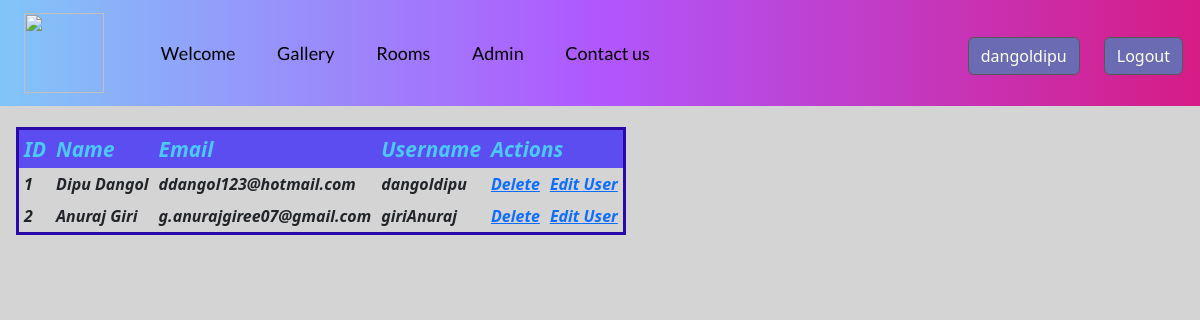
Page /get_data.php (signed in) on the committed database.
### tables this page shows
CREATE TABLE `logindetails` (
  `id` int(11) NOT NULL,
  `firstname` varchar(255) NOT NULL,
  `lastname` varchar(255) NOT NULL,
  `phone` varchar(255) NOT NULL,
  `password` varchar(255) NOT NULL,
  `email` varchar(255) NOT NULL,
  `username` varchar(255) NOT NULL,
  `role` int(11) NOT NULL
);

### classesandfunctions.php (called while the page is built, shortened)
<?php
function admin_check($c){
    $u = $_SESSION['username'];
    $s = "SELECT * FROM logindetails where username='$u'";
    $r = mysqli_query($c, $s);
    return $r;
}
?>

### get_data.php (the view, shortened to what this page needs)
<html>
<head>
</head>
<body>
    <?php
    include "header.php";
    $db = new db_connect();
    $con = $db->connectdb();
    $sql = "SELECT * FROM logindetails";
    $result = mysqli_query($con, $sql);
    $r = admin_check($con);
    while ($rou = $r->fetch_assoc()) {
        if ($rou["role"] == 1) {
            if (mysqli_num_rows($result) > 0) {
    ?>
                <table>
                    <tr>
                        <th>ID</th>
                        <th>Name</th>
                        <th>Email</th>
                        <th>Username</th>
                        <th colspan=2>Actions</th>
                    </tr>
                    <?php
                    while ($row = mysqli_fetch_assoc($result)) {
                    ?>
                        <tr>
                            <td><?php echo $row["id"] ?></td>
                            <td><?php echo  $row["firstname"] . " " . $row["lastname"]  ?></td>
                            <td><?php echo $row["email"] ?></td>
                            <td><?php echo $row["username"] ?></td>
                            <td><a href="delete.php?id=<?php echo $row["id"]; ?>">Delete</a></td>
                            <td><a href="update.php?id=<?php echo $row["id"]; ?>">Edit User</a></td>
                        </tr>
                    <?php
                    }
                    ?>
                </table>
    <?php
            } else {
                echo "Data not found!!";
            }
        } else {
            echo "You are not an admin!!";
        }
    }
    ?>
</body>
</html>

### header.php (shortened to what this page needs)
<!DOCTYPE html>
<html lang="en">
<head>
  <link rel="stylesheet" href="https://cdn.jsdelivr.net/npm/bootstrap@5.2.1/dist/css/bootstrap.min.css" integrity=sha384-iYQeCzEYFbKjA/T2uDLTpkwGzCiq6soy8tYaI1GyVh/UjpbCx/TYkiZhlZB6+fzT" />
  <link rel="stylesheet" href="https://cdnjs.cloudflare.com/ajax/libs/font-awesome/4.7.0/css/font-awesome.min.css" />
  <link rel="stylesheet" type="text/css" href="css/style1.css" />
  <link rel="stylesheet" href="https://cdnjs.cloudflare.com/ajax/libs/animate.css/4.1.1/animate.min.css" />
  <link rel="stylesheet" href="https://cdnjs.cloudflare.com/ajax/libs/OwlCarousel2/2.3.4/assets/owl.carousel.min.css" />
</head>
<body>
  <?php
  require_once "classesandfunctions.php";
  $u = $_SESSION['username'];
  $db = new db_connect();
  $con = $db->connectdb();
  $r = admin_check($con);
  ?>
  <header>
    <div class="container-fliud">
      <nav class="navbar navbar-expand-lg navbar-light bg-light">
        <div class="container-fluid">
          <a class="navbar-brand" href="#"><img src="../assets/logo.png" style="height: 80px; margin-left: -100px" /></a>
          <div class="collapse navbar-collapse" id="navbarScroll">
            <ul class="navbar-nav me-auto my-2 my-lg-0 navbar-nav-scroll" style="--bs-scroll-height: 100px">
            <li class="nav-item">
                <a class="nav-link" href="welcome.php">Welcome</a>
              </li>
              <li class="nav-item">
                <a class="nav-link" href="gallery.php">Gallery</a>
              </li>
              <li class="nav-item">
                <a class="nav-link" href="roomselect.php">Rooms</a>
              </li>
              <?php
              while ($rou = $r->fetch_assoc()) {
                if ($rou["role"] == 1) {
              ?>
                  <li class="nav-item">
                    <a class="nav-link" href="admin.php">Admin</a>
                  </li>
              <?php
                }
              }
              ?>
              <li class="nav-item">
                <a class="nav-link" href="#">Contact us</a>
              </li>
            </ul>
            <div class="log-controls">
            <form class="me-auto" method="post" action="profile.php">
              <button type="submit" name="logout" class="btn btn-light">
              <?php echo $u ?>
              </button>
            </form>
            <form class="me-auto" method="post" action="logout.php">
                  <button type="submit" name="logout" class="btn btn-light">
                    Logout
                  </button>
                </form>
            </div>
          </div>
        </div>
      </nav>
    </div>
  </header>
</body>
</html>

### css/style1.css (style rules this page uses)
* { box-sizing: border-box; margin: 0; padding: 0; }
:root { --Sniglet-font: "Sniglet", cursive; --Rubik: "Rubik", cursive; --Patua: "Patua One", cursive; --Lobster: "lobster", cursive; --light-black: #2e2c2caf; --bggradient: linear-gradient(to bottom, #9662e9, #5154ee); --bggradient: linear-gradient(to left, #d61c86 0%, #b057fd 50%, #81c6f8 100%); --light-gray: rgba(255, 255, 255, 0.877); }
body { background-color: #d4d4d4; }
header a { font-family: var(--Sniglet-font); font-size: 0.9em; color: whitesmoke; }
.navbar { background-color: #ff3cac; background: var(--bggradient); }
header .nav-item:last-child { padding-right: 3em; }
header .nav-item { padding: 0.8em; }
header .navbar-brand { padding-left: 7rem; }
header { background: #000000; }
.navbar-light .navbar-nav .nav-link { color: #000000; font-family: Lato; font-size: 1.125rem; }
.btn-light { color: #fffff1; background-color: #6b6bb4; border-color: #575757; }
.log-controls { display: flex; flex-direction: row; gap: 1.5em; padding: 5px; margin-top: 5px; }

### get_data.php (style rules this page uses)
body { font-family: sans-serif; }
table { font-style: italic; border-collapse: collapse; position: relative; left: 1em; top: 1.3em; }
table, td, th { border: 3px solid; border-color: #2a09a9; }
td { padding: 5px; font-weight: 600; }
th { padding: 5px; font-size: 1.3rem; background-color: #5c4df1; color: #4cc9f9; }

### rows in the picture
logindetails: role "Admin", id "1", firstname "Dipu", lastname "Dangol", email "ddangol123@hotmail.com", username "dangoldipu"
logindetails: id "2", firstname "Anuraj", lastname "Giri", email "g.anurajgiree07@gmail.com", username "giriAnuraj"

### other values in the picture
$u "dangoldipu"
